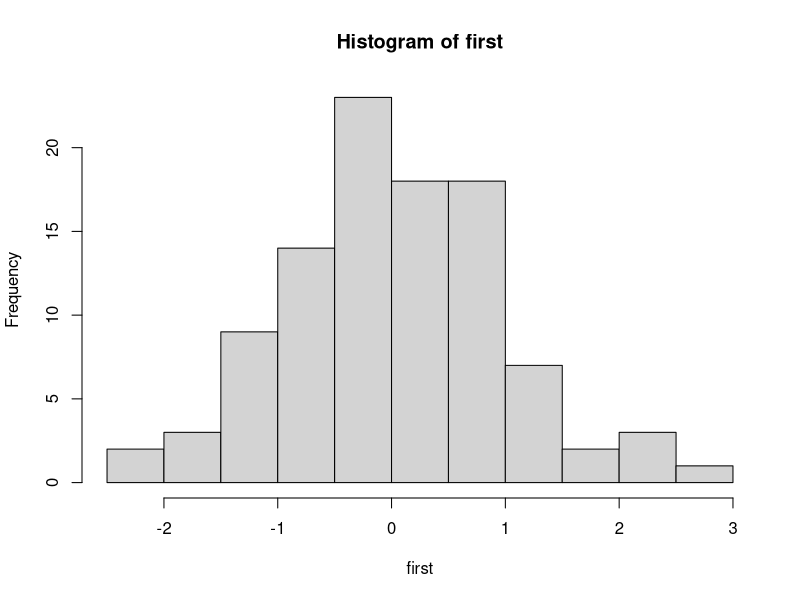
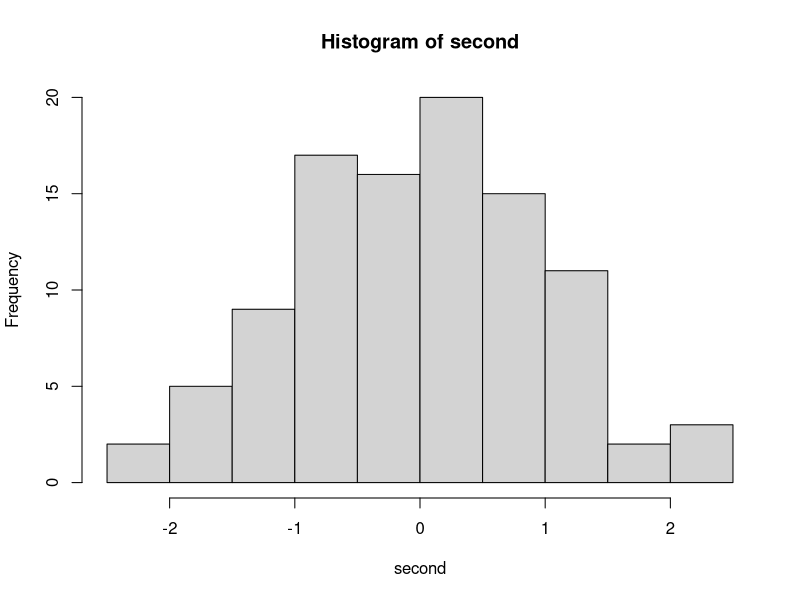
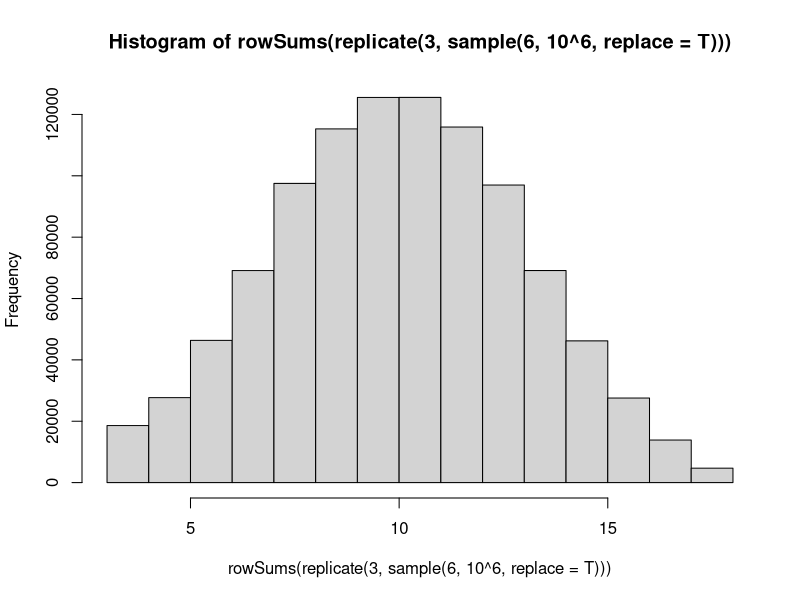

Here is the R script that generated these plots, in order:
# Zadanie1
first <- rnorm(100, 0, 1)
second <- rnorm(100, 0, 1)

hist(first)
hist(second)

# Zadanie2
dist <- rnorm(100, 100, 10^2)
length(dist[abs(scale(dist)) <= 2]) / 100

# Zadanie3
dist200 <- rnorm(200, 0, 1)
s <- sd(dist200)

dist200 <= s & dist200 >= (-s) -> sigma1
length(sigma1[sigma1 == TRUE])/200*100

dist200 <= (s * 2) & dist200 >= (-s * 2) -> sigma2
length(sigma2[sigma2 == TRUE])/200*100

dist200 <= (s * 3) & dist200 >= (-s * 3) -> sigma3
length(sigma3[sigma3 == TRUE])/200*100

# Zadanie4
hist(rowSums(replicate(3, sample(6, 10^6, replace=T))))

# Zadanie5
